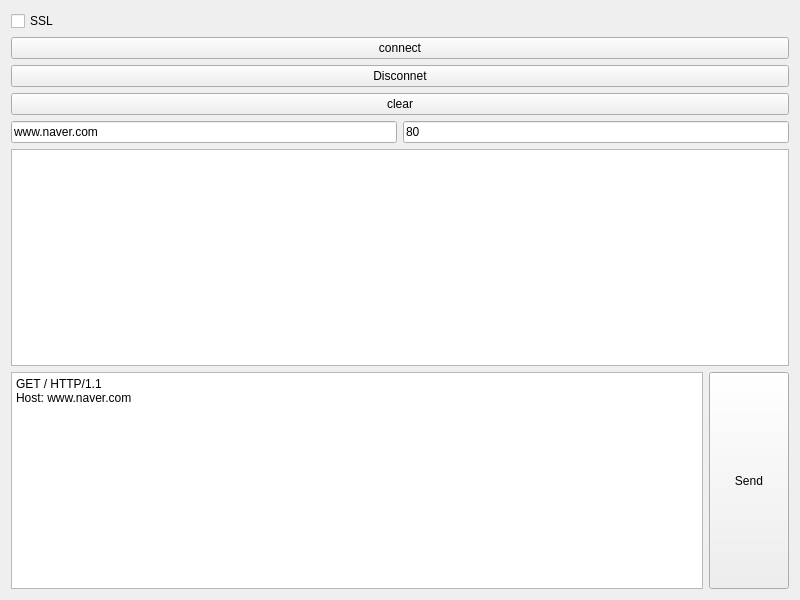
<?xml version="1.0" encoding="UTF-8"?>
<ui version="4.0">
 <class>Widget</class>
 <widget class="QWidget" name="Widget">
  <property name="geometry">
   <rect>
    <x>0</x>
    <y>0</y>
    <width>800</width>
    <height>600</height>
   </rect>
  </property>
  <property name="windowTitle">
   <string>Widget</string>
  </property>
  <layout class="QGridLayout" name="gridLayout">
   <item row="0" column="0">
    <layout class="QVBoxLayout" name="verticalLayout_2">
     <property name="sizeConstraint">
      <enum>QLayout::SetFixedSize</enum>
     </property>
     <item>
      <layout class="QVBoxLayout" name="verticalLayout">
       <item>
        <widget class="QCheckBox" name="SSL_select_checkbox">
         <property name="text">
          <string>SSL</string>
         </property>
        </widget>
       </item>
       <item>
        <widget class="QPushButton" name="pb_connect">
         <property name="text">
          <string>connect</string>
         </property>
        </widget>
       </item>
       <item>
        <widget class="QPushButton" name="pb_disconect">
         <property name="text">
          <string>Disconnet</string>
         </property>
        </widget>
       </item>
       <item>
        <widget class="QPushButton" name="pb_Clear">
         <property name="text">
          <string>clear</string>
         </property>
        </widget>
       </item>
      </layout>
     </item>
    </layout>
   </item>
   <item row="1" column="0">
    <layout class="QHBoxLayout" name="horizontalLayout_3">
     <item>
      <widget class="QLineEdit" name="le_Host">
       <property name="text">
        <string>www.naver.com</string>
       </property>
      </widget>
     </item>
     <item>
      <widget class="QLineEdit" name="le_Port">
       <property name="text">
        <string>80</string>
       </property>
      </widget>
     </item>
    </layout>
   </item>
   <item row="3" column="0">
    <widget class="QPlainTextEdit" name="pteMessage"/>
   </item>
   <item row="4" column="0">
    <layout class="QHBoxLayout" name="horizontalLayout_2">
     <item>
      <widget class="QPlainTextEdit" name="pteSend">
       <property name="plainText">
        <string>GET / HTTP/1.1
Host: www.naver.com

</string>
       </property>
      </widget>
     </item>
     <item>
      <widget class="QPushButton" name="pbSend">
       <property name="sizePolicy">
        <sizepolicy hsizetype="Fixed" vsizetype="Expanding">
         <horstretch>0</horstretch>
         <verstretch>0</verstretch>
        </sizepolicy>
       </property>
       <property name="text">
        <string>Send</string>
       </property>
      </widget>
     </item>
    </layout>
   </item>
  </layout>
 </widget>
 <resources/>
 <connections/>
</ui>
